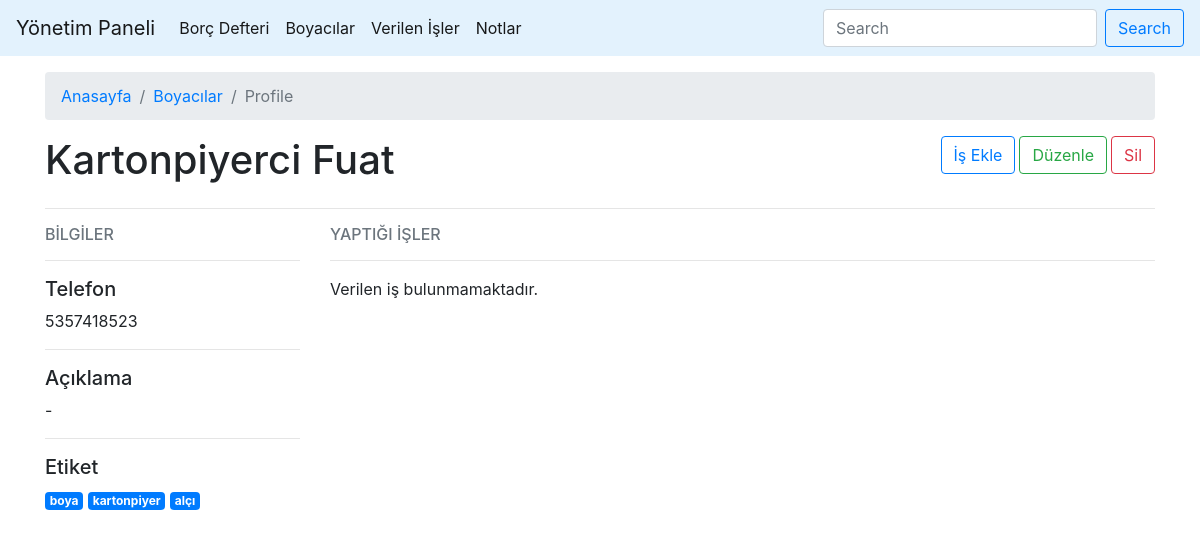
The page /boyaci/10/detay on the database as committed earlier.
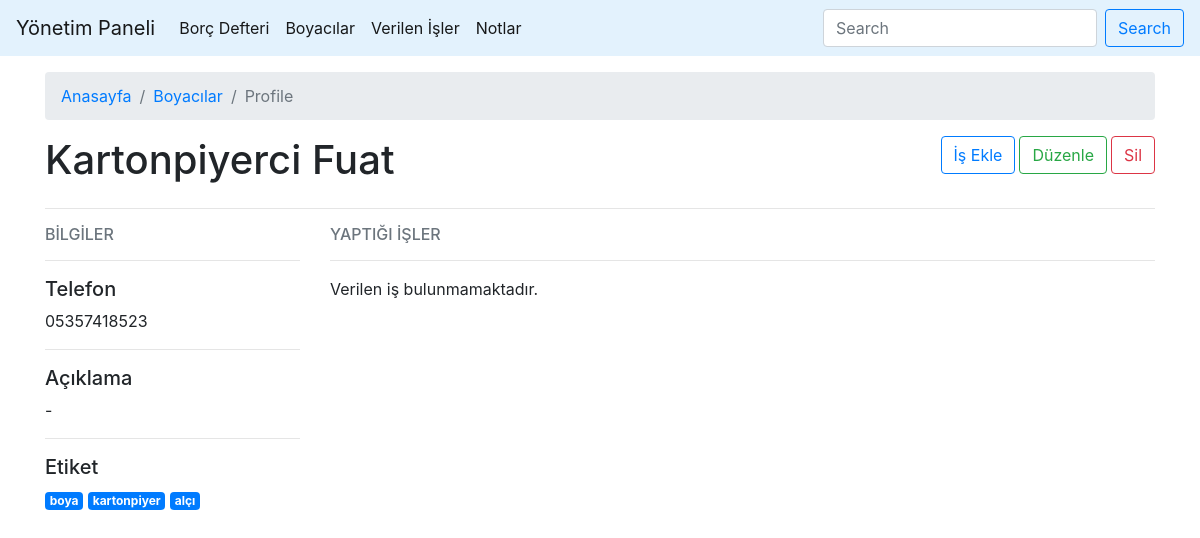
The same page on the database as committed later.
### boya/models.py (models this page shows, shortened)
class Boyaci(models.Model):
    isim = models.CharField(max_length=100)
    telefon_no = models.CharField(max_length=11)
    kayit_tarihi = models.DateTimeField(auto_now_add=True)
    aciklama = models.TextField()
    boyaci_etiket = models.ManyToManyField(Etiket, related_name="boyacilar")
    class Meta:
        verbose_name = "Boyacı"
        verbose_name_plural = "Boyacılar"

### boya/views.py (the view)
# urls.py: path('boyaci/<id>/detay', views.boyaci_ayrinti, name="boyaci_ayrinti"),
def boyaci_ayrinti(request, id):
    boyaci = Boyaci.objects.get(id=id)
    return render(request, 'boyaci_ayrinti.html', {'boyaci': boyaci})

### boya/models.py (called while the page is built)
    def __str__(self):
        return self.etiket_adi

### templates/boyaci_ayrinti.html (shortened to what this page needs)
{% extends 'base.html' %}
{% block content %}
<div class="container mt-3">
    <nav aria-label="breadcrumb">
        <ol class="breadcrumb">
          <li class="breadcrumb-item"><a href="/">Anasayfa</a></li>
          <li class="breadcrumb-item"><a href="{% url 'boyacilar' %}">Boyacılar</a></li>
          <li class="breadcrumb-item active" aria-current="page">Profile</li>
        </ol>
      </nav>
    <div class="row">
    <div class="col-6">
        <h1>{{ boyaci.isim|title }}</h1>
    </div>
    <div class="col-6">
        <button type="button" class="btn btn-outline-danger float-right ml-1" data-toggle="modal" data-target="#exampleModal">Sil</button>
        <a href="{% url 'boyaci_duzenle' boyaci.id %}">
            <button type="button" class="btn btn-outline-success float-right ml-1">Düzenle</button>
        </a>
        <a href="{% url 'is_ekle' %}">
            <button type="button" class="btn btn-outline-primary float-right ml-1">İş Ekle</button>
        </a>
    </div>
    </div>
    <hr>
    <div class="row">
        <div id="name" class="col-xl-3 col-sm-12 mb-5">
            <h6 class="text-muted">BİLGİLER</h6>
            <hr>
            <h5>Telefon</h5>
            <p>{{ boyaci.telefon_no }}</p>
            <hr>
            <h5>Açıklama</h5>
            <p>{{ boyaci.aciklama }}</p>
            <hr>
            <h5>Etiket</h5>
            <p>
                {% for etiket in boyaci.boyaci_etiket.all %}
                    <a href="{% url 'etiket' etiket.id %}" class="badge badge-primary">{{ etiket }}</a>
                {% endfor %}
            </p>
        </div>
        <div id="isler" class="col-xl-9 col-sm-12">
        <h6 class="text-muted">YAPTIĞI İŞLER</h6>
        <hr>
        {% if boyaci.verilen_isler.all %}
        {% for is in boyaci.verilen_isler.all  reversed%}
            <h5>{{is.is_tarihi|date:"d M Y"}} - {{is.is_tarihi|timesince}} önce</h5>
            <p>{{is.is_aciklama}}</p>
            <hr>
        {% endfor %}
        {% else %}
        <p>Verilen iş bulunmamaktadır.</p>
        {% endif %}
        </div>
    </div>
</div>
{% endblock content %}

Rows that differ between the two databases and show on the page:
changed Boyaci "Kartonpiyerci Fuat": telefon_no "5357418523" → "05357418523"
